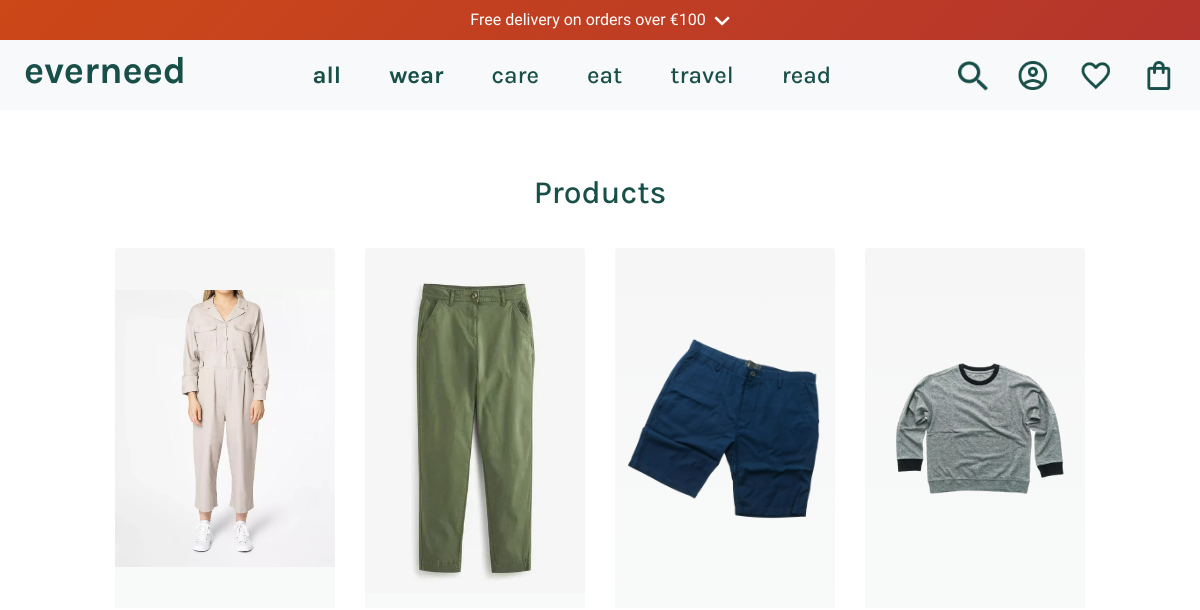
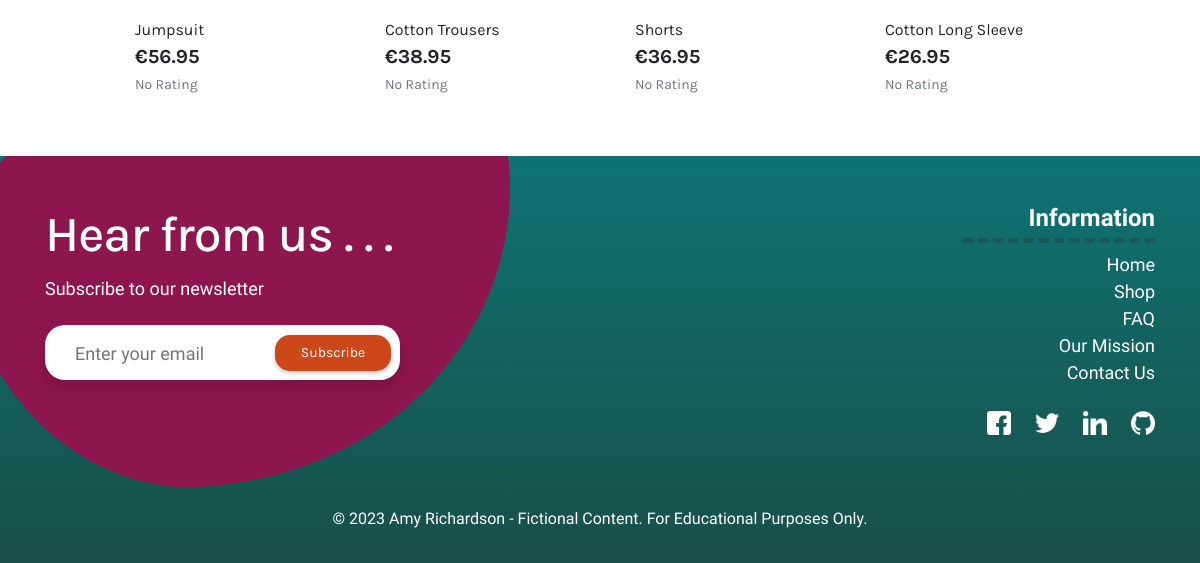
Before: /products/ with the older database file (2 pictures, top to bottom).
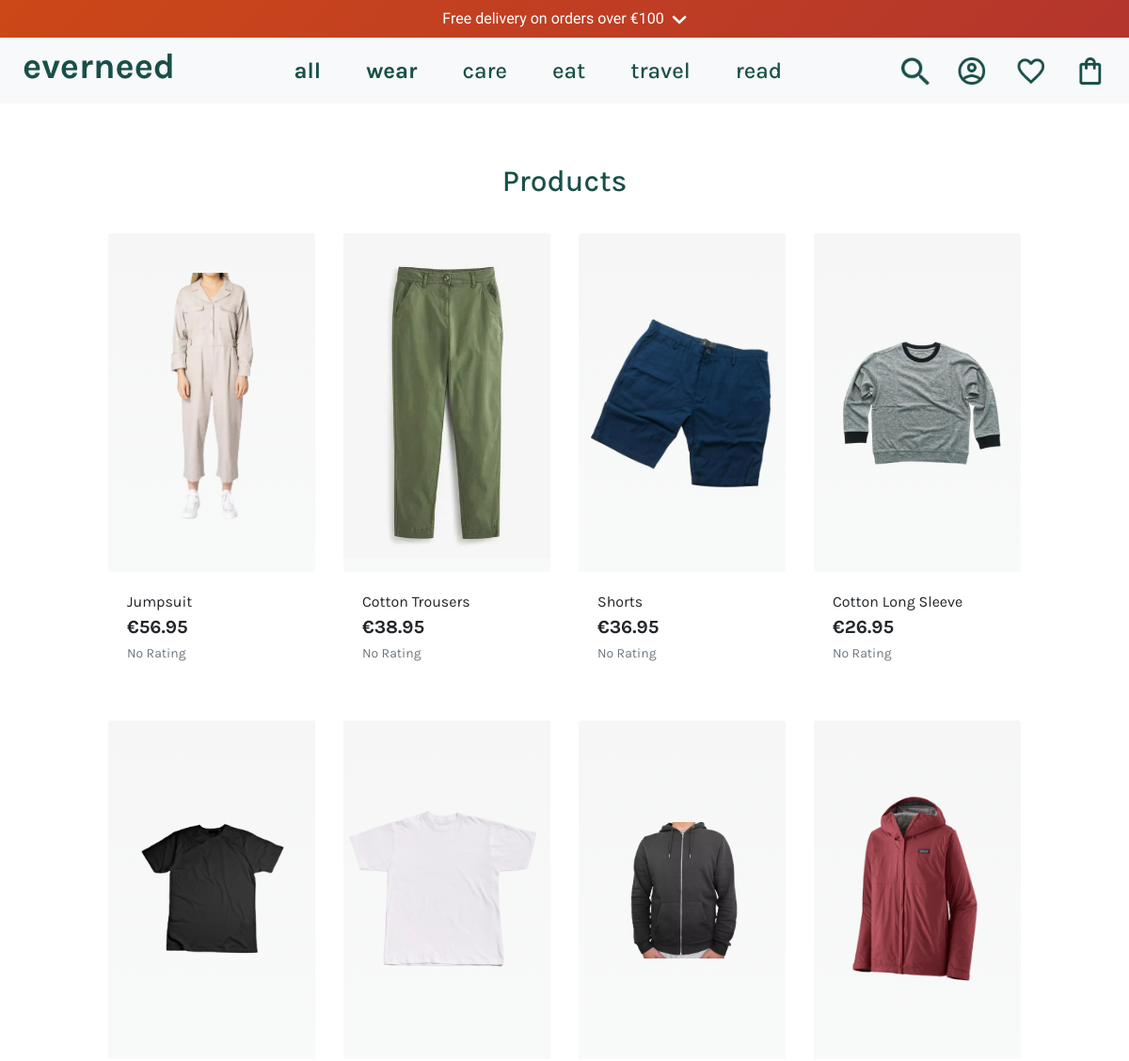
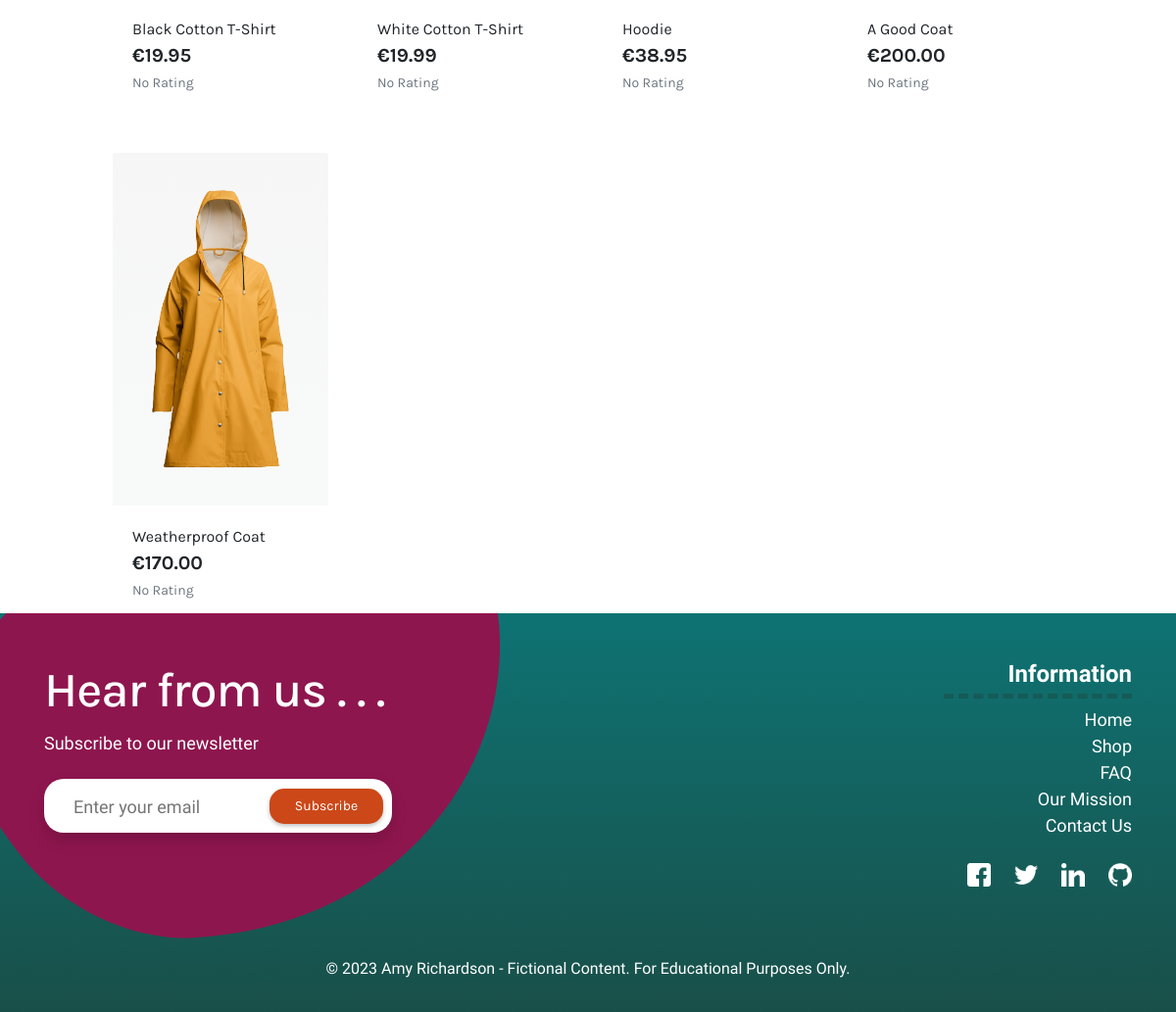
After: the same page with the newer database file (2 pictures, top to bottom).
### products/models.py (models this page shows, shortened)
class Product(models.Model):
    category = models.ForeignKey(
        'Category', null=True, blank=True, on_delete=models.SET_NULL)
    sku = models.CharField(
        max_length=254, null=True, blank=True)
    name = models.CharField(max_length=254)
    description = models.TextField(max_length=1024, default='')
    price = models.DecimalField(max_digits=6, decimal_places=2)
    sale_price = models.DecimalField(
        max_digits=6, decimal_places=2, null=True, blank=True)
    discount = models.DecimalField(
        max_digits=6, decimal_places=2, null=True, blank=True)
    shoe_size = models.CharField(max_length=10, choices=[
        ('32-34', '32-34'),
        ('35-36', '35-36'),
        ('38-40', '38-40'),
        ('41-43', '41-43'),
        ('44-46', '44-46'),
    ], blank=True)
    clothes_size = models.CharField(max_length=2, choices=[
        ('XS', 'XS'),
        ('S', 'S'),
        ('M', 'M'),
        ('L', 'L'),
        ('XL', 'XL'),
    ], blank=True)
    carbon_fp = models.DecimalField(
        max_digits=6, decimal_places=2, blank=True, null=True)
    carbon_saved = models.DecimalField(
        max_digits=6, decimal_places=2, blank=True, null=True)
    rating = models.DecimalField(max_digits=6, decimal_places=2, null=True,
                                 blank=True)
    image_url = models.URLField(
        max_length=1024, null=True, blank=True)
    image = models.ImageField(null=True, blank=True)
    feature_product = models.BooleanField(default=False, blank=True)
    is_sale = models.BooleanField(default=False)

### products/views.py (the view)
# urls.py: path('', views.all_products, name='products'),
def all_products(request):
    products = Product.objects.all()
    context = {
        'products': products,
    }
    return render(request, 'products/products.html', context)

### products/templates/products/products.html (shortened to what this page needs)
{% extends 'base.html' %}
{% load static %}
{% block content %}
<div class="container-fluid">
    <div class="row">
        <div class="col text-center my-3">
            <h2 class="section-title mt-5 mb-2">Products</h2>
        </div>
    </div>
    <div class="row">
        <div class="product-container col-10 offset-1">
            <div class="row">
                {% for product in products %}
                <div class="col-sm-6 col-md-6 col-lg-4 col-xl-3">
                    <div class="card h-100 border-0">
                        {% if product.image %}
                        <a href="{% url 'product_detail' product.id %}">
                            <img class="card-img-top img-fluid product-image" src="{{ product.image.url }}" alt="{{ product.name }}">
                        </a>
                        {% else %}
                        <a href="{% url 'product_detail' product.id %}">
                            <img class="card-img-top img-fluid product-image" src="{{ MEDIA_URL }}noimage.png"
                                alt="{{ product.name }}">
                        </a>
                        {% endif %}
                        <div class="card-body pb-0">
                            <p class="mb-0">{{ product.name }}</p>
                        </div>
                        <div class="card-footer bg-white pt-0 border-0 text-left">
                            <div class="row">
                                <div class="col">
                                    <p class="lead mb-0 text-left font-weight-bold">€{{ product.price }}</p>
                                    {% if product.rating %}
                                    <small class="text-muted"><i class="fas fa-star mr-1"></i>{{ product.rating }} /
                                        5</small>
                                    {% else %}
                                    <small class="text-muted">No Rating</small>
                                    {% endif %}
                                </div>
                            </div>
                        </div>
                    </div>
                </div>
                {% endfor %}
            </div>
        </div>
    </div>
</div>
{% endblock %}

### templates/base.html (shortened to what this page needs)
{% load static %}
<!doctype html>
<html lang="en">
<head>
    {% block corecss %}
    <link rel="stylesheet" href="https://cdn.jsdelivr.net/npm/bootstrap@4.6.2/dist/css/bootstrap.min.css"
>
    <link rel="stylesheet" href="{% static 'css/base.css' %}">
    {% endblock %}
</head>
<body>
    {% include 'includes/header.html' %}
    <main>
    {% block content %}
    {% endblock %}
    </main>
    {% include 'includes/footer.html' %}
</body>
</html>

### templates/includes/header.html (shortened to what this page needs)
{% load static %}
<header class="container-fluid fixed-top p-0">
    {% include 'includes/delivery_banner.html' %}
    <nav class="navbar navbar-expand-lg navbar-light bg-light">
        <a href="{% url 'home' %}" class="nav-link">
            <h2 class="navbar-logo mx-2">everneed</h2>
        </a>
        <div class="collapse navbar-collapse" id="navbarTogglerDemo02">
            <ul class="navbar-nav w-auto mx-auto w-75">
                <li class="nav-item dropdown {% if request.resolver_match.url_name == 'products' %}active-nav-item{% endif %}">
                    <a class="nav-links mx-4" href="{% url 'products' %}" id="all-products-link" data-toggle="dropdown"
                        aria-haspopup="true" aria-expanded="false">
                        all
                    </a>
                </li>
                <li class="nav-item dropdown {% if request.resolver_match.url_name == 'products' %}active-nav-item{% endif %}">
                    <a class="nav-links mx-4" href="{% url 'products' %}" id="clothing-link" data-toggle="dropdown" aria-haspopup="true"
                        aria-expanded="false">
                        wear
                    </a>
                </li>
                <li class="nav-item dropdown">
                    <a class="nav-links mx-4" href="" id="homeware-link" data-toggle="dropdown" aria-haspopup="true"
                        aria-expanded="false">
                        care
                    </a>
                </li>
                <li class="nav-item dropdown">
                    <a class="nav-links mx-4" href="" id="specials-link" data-toggle="dropdown" aria-haspopup="true"
                        aria-expanded="false">
                        eat
                    </a>
                </li>
                <li class="nav-item dropdown">
                    <a class="nav-links mx-4" href="" id="specials-link" data-toggle="dropdown" aria-haspopup="true"
                        aria-expanded="false">
                        travel
                    </a>
                </li>
                <li class="nav-item dropdown {% if request.resolver_match.url_name == 'article' %}active-nav-item{% endif %}">
                    <a class="nav-links mx-4" href="{% url 'article' %}" title="articles">
                        read
                    </a>
                </li>
            </ul>
            <ul class="nav-menu list-inline list-unstyled text-center text-lg-right my-0">
                <li class="list-inline-item">
                    <a class="nav-link" href="#" data-toggle="modal" data-target="#searchModal" title="Search">
                        <div class="text-center mx-2">
                            <img src="{% static 'icons/search.png' %}" class="nav-search" alt="search">
                        </div>
                    </a>
                </li>
                <li class="list-inline-item dropdown">
                    <a class="nav-link nav-links" href="{% url 'profile' %}" id="user-options" data-toggle="dropdown" aria-haspopup="true"
                        aria-expanded="false" title="Profile">
                        <div class="text-center mx-2">
                            <img src="{% if request.user.is_authenticated %}{% static 'icons/logged_in.png' %}{% else %}{% static 'icons/account_circle.png' %}{% endif %}" class="nav-image nav-profile" alt="profile">
                        </div>
                    </a>
                </li>
                <li class="list-inline-item">
                    <a class="" href="{% url 'wishlist' %}" title="Wishlist">
                        <div class="text-center mx-2">
                            <img src="{% static 'icons/wishlist.png' %}" class="nav-image" alt="wishlist">
                        </div>
                    </a>
                </li>
                <li class="list-inline-item">
                    <a class="" href="{% url 'bag' %}" title="Bag">
                        <div class="text-center mx-2">
                            <img src="{% static 'icons/bag.png' %}" class="nav-image" alt="shopping bag">
                        </div>
                    </a>
                </li>
            </ul>
        </div>
    </nav>
</header>

### templates/includes/delivery_banner.html
{% load static %}
<div class="text-center w-100 p-2 text-white delivery_dropdown">
    <span class="delivery_ban">Free delivery on orders over €100&nbsp;&nbsp;<img src="{% static 'icons/dropdown_white.png' %}" class="dropdown_white_arrow" alt="dropdown arrow for delivery information overlay"></span>
</div>

### templates/includes/footer.html (shortened to what this page needs)
{% load static %}
<footer class="footer-bg text-white">
    <div class="container py-4">
        <div class="row justify-content-between">
            <div class="newsletter js-rollover" data-radius="50">
                <h2 class="newsletter-title">Hear from us . . .</h2>
                <p class="newsletter-text">Subscribe to our newsletter</p>
                <form method="GET" action="" class="newsletter-form" target="_blank">
                    <input type="email" name="EMAIL" id="email" class="shadow" placeholder="Enter your email">
                    <button type="submit" class="button newsletter-button">Subscribe</button>
                </form>
            </div>
            <div class="justify-content-end mt-2 footer-right">
                <div class="col-12 mb-4">
                    <div class="text-center text-lg-right">
                        <h4 class="mt-3 font-weight-bold footer-info">Information</h4>
                        <ul class="list-unstyled">
                            <li><a href="{% url 'home' %}" class="footer-links">Home</a></li>
                            <li><a href="{% url 'products' %}" class="footer-links">Shop</a></li>
                            <li><a href="{% url 'faq' %}" class="footer-links">FAQ</a></li>
                            <li><a href="{% url 'home' %}#our_mission" class="footer-links">Our Mission</a></li>
                            <li><a href="#" data-toggle="modal" data-target="#contactModal" class="footer-links">Contact Us</a></li>
                        </ul>
                    </div>
                </div>
                <div class="col-6 col-md-3 social social-icons mt-4">
                    <a href="https://www.facebook.com/" target="blank" rel="noopener"
                        aria-label="Facebook-opens in a new tab" title="Facebook">
                        <img src="{% static 'icons/facebook.png' %}" alt="Facebook Icon" class="social-icon">
                    </a>
                    <a href="https://twitter.com/home" target="blank" rel="noopener"
                        aria-label="Twitter-opens in a new tab" title="Twitter">
                        <img src="{% static 'icons/twitter.png' %}" alt="Twitter Icon" class="social-icon">
                    </a>
                    <a href="https://www.linkedin.com/in/amy-richardson-dev/" target="blank" rel="noopener"
                        aria-label="LinkedIn-opens in a new tab" title="LinkedIn">
                        <img src="{% static 'icons/linkedin.png' %}" alt="LinkedIn Icon" class="social-icon">
                    </a>
                    <a href="https://github.com/amylour" target="blank" rel="noopener"
                        aria-label="Github-opens in a new tab" title="GitHub">
                        <img src="{% static 'icons/github.png' %}" alt="Github Icon" class="social-icon">
                    </a>
                </div>
            </div>
        </div>
    </div>
    <div class="text-center pt-4 copyright mt-4 p-3">
        <p>&copy; 2023 Amy Richardson - Fictional Content. For Educational Purposes Only.</p>
    </div>
</footer>

### static/css/base.css (style rules this page uses)
:root { --title: 'Karla', sans-serif; --main-font: 'Inconsolata', monospace; --forest: #194f49; --yellow: #ffc824; --bluegreen: #0e7373; --purple: #8E164E; --gold: #CC4818; --white: #fff; --black: #0d0d0d; }
body { display: flex; flex-direction: column; overflow: auto; font-family: var(--title); }
h1, h2, h3, h4, h5, h6, header { font-family: var(--title); }
a { text-decoration: none !important; }
ul li { list-style-type: none; }
main { flex: 1 0 auto; background-color: var(--white); margin-top: 110px; overflow: hidden; }
header { height: 110px; margin-bottom: 20px; }
.delivery_dropdown { background: linear-gradient(-45deg, #0e7373, #194f49, #8E164E, #CC4818); background-size: 400vw 400vw; animation: gradient 9s ease infinite alternate; }
.delivery_ban { font-family: var(--main-font); }
.dropdown_white_arrow { height: 10px; width: 16px; }
.navbar-logo { color: var(--forest); font-size: 38px; font-weight: bold; margin-right: 45px; }
.nav-image { height: 35px; width: 35px; transition: transform 0.3s ease; }
.nav-search { height: 30px; width: 30px; vertical-align: middle; transition: transform 0.3s ease; }
.nav-link { padding: 0; }
.nav-item { transition: transform 0.3s ease; transform-origin: center; }
.active-nav-item > a { font-weight: bold; }
.nav-links { color: var(--forest); font-size: 24px; font-weight: 500; text-decoration: none !important; }
.nav-profile { margin-bottom: 4px; }
#user-options { padding: 0; }
ul.nav-menu { margin: 0; padding: 0; }
ul.nav-menu li { display: inline-block; height: 40px; line-height: 40px; vertical-align: middle; }
.section-title { color: var(--forest); }
input { border-radius: 10px; }
.product-image { width: 100%; height: 360px; object-fit: contain; background: linear-gradient(to bottom, #f6f6f6, #f8faf9); }
footer { overflow: hidden; }
.footer-bg { background: linear-gradient(to bottom, var(--bluegreen), var(--forest)); }
.social { display: flex; flex-direction: row; }
.social-icon { height: 1.5rem; margin-left: 1.5rem; transition: transform 0.3s; }
.footer-info { font-family: var(--main-font); border-bottom: 5px dashed #194f4995; padding-bottom: 5px; }
.footer-links { color: var(--white); font-family: var(--main-font); text-align: right; font-size: 18px; }
.copyright { font-family: var(--main-font); }
.newsletter { position: relative; padding-top: 30px; padding-left: 15px; flex-grow: 1; }
.newsletter .newsletter-title { margin-bottom: 15px; color:#fff; font-size: 50px; letter-spacing: -.02em; line-height: 1; position: relative; z-index: 999; }
.newsletter .newsletter-text { color: #fff; position: relative; z-index: 999; max-width: 450px; font-size: 18px; font-family: var(--main-font); }
.newsletter .newsletter-form { position: relative; max-width: 355px; margin-top: 23px; z-index: 999; }
.newsletter .newsletter-form input { height: 55px; width: 100%; padding: 18px 135px 17px 30px; border: 0 none; border-radius: 20px; outline: none; background-color: #fff; color: #000000; font-size: 1.125rem; line-height: 1; font-family: var(--main-font) }
.newsletter .newsletter-form button { width: 116px; height: 36px; transition: background-color .3s cubic-bezier(.165, .84, .44, 1); border-radius: 15px; background-color: var(--gold); color: #fff; font-size: .875rem; line-height: 1; position: absolute; right: 9px; bottom: 9px; display: inline-block; margin: 0; padding: 0; border: 0px; outline: none; text-decoration: none; cursor: pointer; }
.newsletter-button { transition: transform 0.3s ease; transform-origin: center; filter: drop-shadow(0px 2px 2px rgba(0, 0, 0, 0.25)); }

Changed rows visible on the page:
changed Product "Jumpsuit": image: a different picture
added Product: image (picture), name "Black Cotton T-Shirt", price "19.95", shows "No Rating"
added Product: image (picture), name "White Cotton T-Shirt", price "19.99", shows "No Rating"
added Product: image (picture), name "Hoodie", price "38.95", shows "No Rating"
added Product: image (picture), name "A Good Coat", price "200.00", shows "No Rating"
added Product: image (picture), name "Weatherproof Coat", price "170.00", shows "No Rating"
